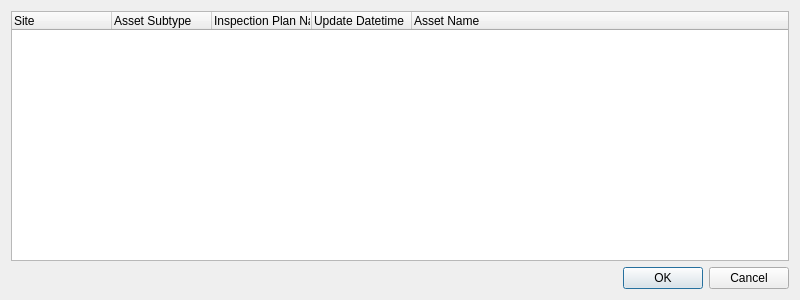
<?xml version="1.0" encoding="UTF-8"?>
<ui version="4.0">
 <class>SelectInspecionPlanFromSiteDialog</class>
 <widget class="QDialog" name="SelectInspecionPlanFromSiteDialog">
  <property name="geometry">
   <rect>
    <x>0</x>
    <y>0</y>
    <width>800</width>
    <height>300</height>
   </rect>
  </property>
  <property name="minimumSize">
   <size>
    <width>800</width>
    <height>300</height>
   </size>
  </property>
  <property name="maximumSize">
   <size>
    <width>800</width>
    <height>300</height>
   </size>
  </property>
  <property name="windowTitle">
   <string>Select Inspection Plan From Sites</string>
  </property>
  <property name="styleSheet">
   <string notr="true">QCheckBox::indicator{
    border: 1px solid white;
    border-radius: 1px;
    width: 10px;
    height: 10px;
    margin: 2px 2px 2px 2px;
}

QCheckBox::indicator:checked {
    image: url(:/images/checkbox_checked);
}
</string>
  </property>
  <layout class="QVBoxLayout" name="verticalLayout_2">
   <item>
    <layout class="QVBoxLayout" name="verticalLayout">
     <item>
      <widget class="QTreeWidget" name="treeWidget">
       <property name="sizePolicy">
        <sizepolicy hsizetype="MinimumExpanding" vsizetype="MinimumExpanding">
         <horstretch>0</horstretch>
         <verstretch>0</verstretch>
        </sizepolicy>
       </property>
       <property name="alternatingRowColors">
        <bool>true</bool>
       </property>
       <property name="indentation">
        <number>15</number>
       </property>
       <property name="sortingEnabled">
        <bool>false</bool>
       </property>
       <attribute name="headerMinimumSectionSize">
        <number>40</number>
       </attribute>
       <column>
        <property name="text">
         <string>Site</string>
        </property>
       </column>
       <column>
        <property name="text">
         <string>Asset Subtype</string>
        </property>
       </column>
       <column>
        <property name="text">
         <string notr="true">Inspection Plan Name</string>
        </property>
       </column>
       <column>
        <property name="text">
         <string>Update Datetime</string>
        </property>
       </column>
       <column>
        <property name="text">
         <string>Asset Name</string>
        </property>
       </column>
      </widget>
     </item>
    </layout>
   </item>
   <item>
    <layout class="QHBoxLayout" name="horizontalLayout">
     <item>
      <widget class="QDialogButtonBox" name="buttonBox">
       <property name="orientation">
        <enum>Qt::Horizontal</enum>
       </property>
       <property name="standardButtons">
        <set>QDialogButtonBox::Cancel|QDialogButtonBox::Ok</set>
       </property>
      </widget>
     </item>
    </layout>
   </item>
  </layout>
 </widget>
 <resources>
  <include location="../../../images.qrc"/>
 </resources>
 <connections>
  <connection>
   <sender>buttonBox</sender>
   <signal>accepted()</signal>
   <receiver>SelectInspecionPlanFromSiteDialog</receiver>
   <slot>accept()</slot>
   <hints>
    <hint type="sourcelabel">
     <x>248</x>
     <y>254</y>
    </hint>
    <hint type="destinationlabel">
     <x>157</x>
     <y>274</y>
    </hint>
   </hints>
  </connection>
  <connection>
   <sender>buttonBox</sender>
   <signal>rejected()</signal>
   <receiver>SelectInspecionPlanFromSiteDialog</receiver>
   <slot>reject()</slot>
   <hints>
    <hint type="sourcelabel">
     <x>316</x>
     <y>260</y>
    </hint>
    <hint type="destinationlabel">
     <x>286</x>
     <y>274</y>
    </hint>
   </hints>
  </connection>
 </connections>
</ui>
